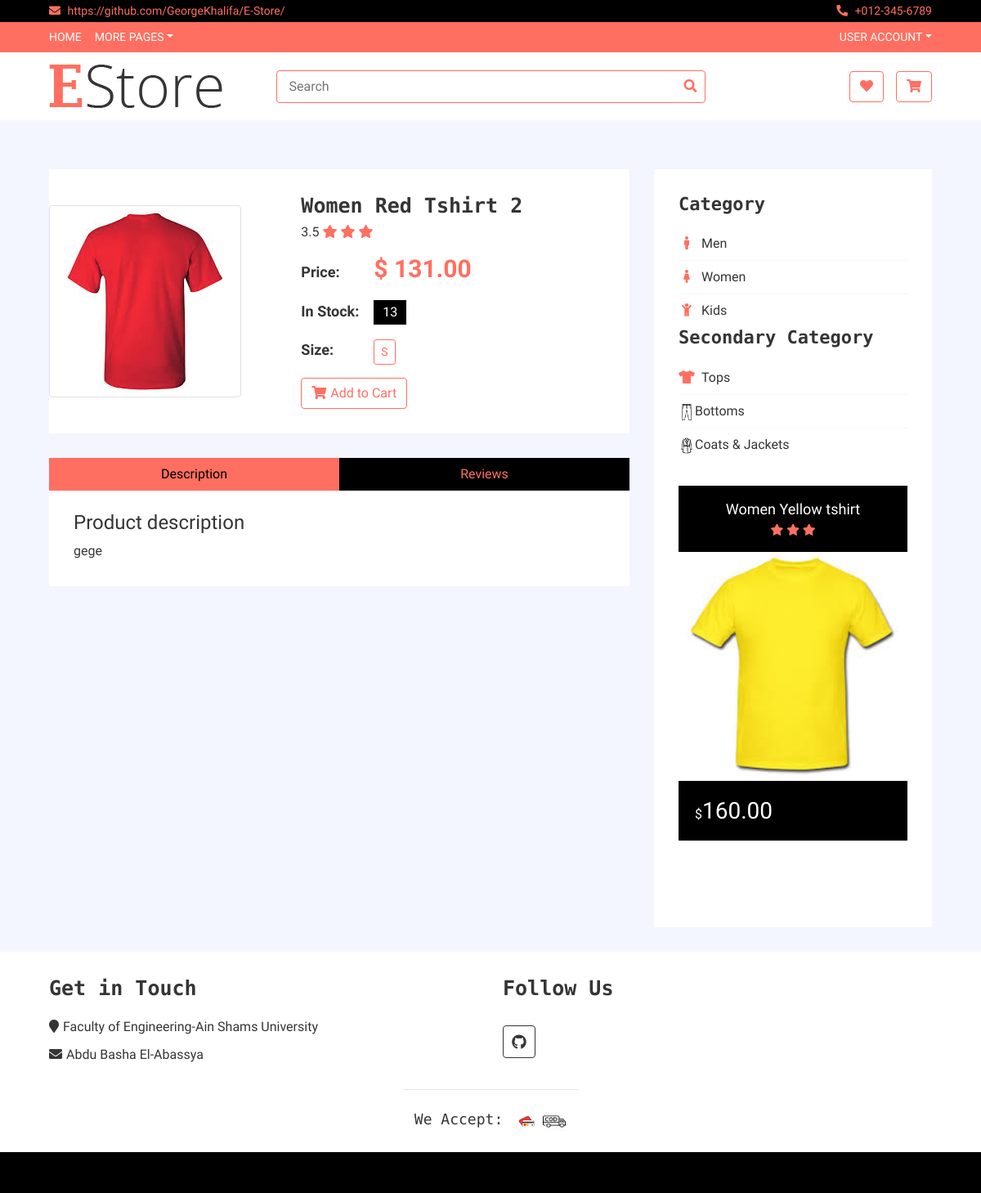
/App1/product_details/5/, run on the app's committed database.
### App1/models.py (models this page shows)
class Product(models.Model):
    id = models.AutoField(primary_key=True)
    seller = models.ForeignKey(to = User,on_delete = models.CASCADE)
    name=models.CharField(max_length=20,default='')
    in_stock = models.PositiveIntegerField()
    currency =  models.CharField(default='$',choices=currency_choices,max_length=20)
    size = models.CharField(default='S',choices=size_choices,max_length=20)
    price = models.DecimalField(max_length = 13, decimal_places = 2, max_digits = 10) #product_price
    picture = models.ImageField(upload_to = 'product_picture/', default = 'null.png')
    main_category= models.CharField(default='Men',choices=main_category_choices,max_length=20)
    secondary_category=  models.CharField(default='Top',choices=secondary_choices,max_length=20)
    details=models.CharField(default='',max_length=1999)
    views = models.ManyToManyField(User,related_name='view',default=None,blank=True)
    favourites =models.ManyToManyField(User,related_name='favourite',default=None,blank=True)
    def get_average_rating(self):
        review = ProductReview.objects.filter(product = self)
        average = sum(int(rev.get_rating()) for rev in review)
        count = self.reviews.count()
        if count > 0:
            return round(average/count, 1)
        else:
            return 0

class ProductReview(models.Model):
    product = models.ForeignKey(Product, related_name='reviews', on_delete = models.CASCADE)
    user = models.ForeignKey(User, related_name='reviews', on_delete = models.CASCADE)
    review_content = models.TextField(blank = True, null = True)
    rating = models.IntegerField()
    date = models.DateTimeField(auto_now_add=True)
    def get_rating (self):
        return self.rating

### App1/views.py (the view)
# urls.py: url(r'^product_details/(?P<id>\w+)/$', views.product_details, name='product_details'),
def product_details(request, id):
    result = C.product_details_c(request, id)
    return result

### App1/context_processors.py (called while the page is built)
def add_variable_to_context(request):
    if(request.user.is_authenticated and not request.user.is_superuser):
        actual_user = UserInfo.objects.filter(user = request.user)[0]
        firstname = request.user.first_name
        lastname = request.user.last_name
        if actual_user.BuyerOrSeller == 'seller':
            sellerflag = True
        else:
            sellerflag = False
    else:
        sellerflag = False
        firstname = ""
        lastname = ""
    return {
        'sellerflag': sellerflag, 'firstname': firstname, 'lastname': lastname
    }

### templates/App1/product_details.html (shortened to what this page needs)
{% extends 'App1/base.html'%}
{%load static %}
{% block body_block %}
<div class="product-detail">
            <div class="container-fluid">
                <div class="row">
                    <div class="col-lg-8">
                        <div class="product-detail-top">
                            <div class="row align-items-center">
                                <div class="col-md-5">
                                     <img src="{{ current_product.picture.url }}"class="img-thumbnail">
                                              </div>
                                <div class="col-md-7">
                                    <div class="product-content">
                                        <div class="title"><h2>{{current_product.name}}</h2></div>
                                        <div class="ratting">
                                            {{current_product.get_average_rating}}
                                            {%for i in number_of_stars %}
                                            <i class="fa fa-star"></i>
                                             {% endfor %}
                                        </div>
                                        <div class="price">
                                            <h4>Price:</h4>
                                            <p>{{current_product.currency}} {{current_product.price}}</p>
                                        </div>
                                        <div class="quantity">
                                            <h4>In Stock:</h4>
                                            <div class="qty">
                                                <input type="text" value={{current_product.in_stock}}>
                                            </div>
                                        </div>
                                        <div class="p-size">
                                            <h4>Size:</h4>
                                             <div class="btn-group btn-group-sm">
                                                <button type="button" class="btn">{{current_product.size}}</button>
                                            </div>
                                        </div>
                                        <div class="action">
                                            <a class="btn" href="{%url "App1:update_cart" current_product.id %}"><i class="fa fa-shopping-cart"></i>Add to Cart</a>
                                        </div>
                                    </div>
                                </div>
                            </div>
                        </div>
                        <div class="row product-detail-bottom">
                            <div class="col-lg-12">
                                <ul class="nav nav-pills nav-justified">
                                    <li class="nav-item">
                                        <a class="nav-link active" data-toggle="pill" href="#description">Description</a>
                                    </li>
                                    <li class="nav-item">
                                        <a class="nav-link" data-toggle="pill" href="#reviews">Reviews</a>
                                    </li>
                                </ul>
                                <div class="tab-content">
                                    <div id="description" class="container tab-pane active">
                                        <h4>Product description</h4>
                                        <p>
                                            {{current_product.details}}
                                        </p>
                                    </div>
                            </div>
                        </div>
            </div>
            </div>
                    <div class="col-lg-4 sidebar">
                        <div class="sidebar-widget category">
                            <h2 class="title">Category</h2>
                            <nav class="navbar bg-light">
                                <ul class="navbar-nav">
                                    <li class="nav-item">
                                        <a class="nav-link" href="{% url 'App1:index_category'%}"><i class="fa fa-male"></i>Men</a>
                                    </li>
                                    <li class="nav-item">
                                        <a class="nav-link" href="{% url 'App1:index_category1'%}"><i class="fa fa-female"></i>Women</a>
                                    </li>
                                    <li class="nav-item">
                                        <a class="nav-link" href="{% url 'App1:index_category2'%}"><i class="fa fa-child"></i>Kids</a>
                                    </li>
                                </ul>
                            </nav>
                            <h2 class="title">Secondary Category</h2>
                            <nav class="navbar bg-light">
                                <ul class="navbar-nav">
                                    <li class="nav-item">
                                        <a class="nav-link" href="{% url 'App1:index_category3'%}"><i class="fas fa-tshirt"></i>Tops</a>
                                    </li>
                                    <li class="nav-item">
                                        <a class="nav-link" href="{% url 'App1:index_category4'%}"> <img src={% static 'img/trousers.png' %} alt="trousers" height=20px width=20px></i>Bottoms</a>
                                    </li>
                                    <li class="nav-item">
                                        <a class="nav-link" href="{% url 'App1:index_category5'%}"><img src={% static 'img/coat.png' %} alt="Jacket" height=20px width=20px></i>Coats & Jackets</a>
                                    </li>
                                </ul>
                            </nav>
                        </div>
                         <div class="sidebar-widget widget-slider">
                            <div class="sidebar-slider normal-slider">
                             {% if products%}
                             {% for product in products %}
                                <div class="product-item">
                                    <div class="product-title">
                                        <a href="{%url 'App1:product_details' product.id%}" >{{product.name}}</a>
                                        <div class="ratting">
                                          {% with ''|center:product.get_average_rating as range %}
                                        {% for _ in range %}
                                         <i class="fa fa-star"></i>
                                         {% endfor %}
                                         {% endwith %}
                                        </div>
                                    </div>
                                    <div class="product-image">
                                        <ahref="{%url 'App1:product_details' product.id%}">
                                            <img src="{{product.picture.url}}" alt="Product Image">
                                    </div>
                                    <div class="product-price">
                                        <h3><span>{{product.currency}}</span>{{product.price}}</h3>
                                    </div>
                                </div>
                                {% endfor %}
                                 {% endif %}
                            </div>
                        </div>
                    </div>
                </div>
            </div>
        </div>
{% endblock %}

### static/css/style.css (style rules this page uses)
body { color: #353535; font-family: 'Open Sans', sans-serif; font-weight: 400; background: #f3f6ff; }
a { color: #FF6F61; }
h2 { font-family: 'Source Code Pro', monospace; font-weight: 700; }
@media (min-width: 992px) { .container-fluid { padding-right: 60px; padding-left: 60px; } }
.btn { color: #FF6F61; background: #ffffff; border: 1px solid #FF6F61; }
.nav { position: relative; }
@media (min-width: 768px) { .nav, .nav .navbar { background: #FF6F61 !important; } }
.category { position: relative; padding: 0 15px; margin-bottom: 30px; }
.product-item { position: relative; }
.product-item .product-title { padding: 15px; text-align: center; background: #000000; transition: all .3s; }
.product-item .product-title a, .product-item .product-title .ratting { position: relative; width: 100%; }
.product-item .product-title a { margin-bottom: 5px; color: #ffffff; font-size: 18px; }
.product-item .product-title .ratting i { font-size: 14px; color: #FF6F61; }
.product-item .product-image { position: relative; overflow: hidden; }
.product-item .product-image img { width: 100%; transition: all .3s; }
.product-item .product-price { padding: 20px; background: #000000; transition: all .3s; }
.product-item .product-price h3 { display: inline-block; color: #ffffff; margin: 0; }
.product-item .product-price h3 span { font-size: 16px; }
.product-detail { position: relative; width: 100%; padding: 30px 0; }
.product-detail .product-detail-top, .product-detail .product-detail-bottom { margin-bottom: 30px; }
.product-detail .product-detail-top { padding: 0; background: #ffffff; }
.product-detail .product-content, .product-detail .product-content .title, .product-detail .product-content .ratting, .product-detail .product-content .price, .product-detail .product-content .details, .product-detail .product-content .quantity, .product-detail .product-content .action { position: relative; width: 100%; }
.product-detail .product-content { padding: 30px; }
@media (min-width: 768px) { .product-detail .product-content { padding-left: 0; } }
.product-detail .product-content .title h2 { font-size: 25px; margin-bottom: 5px; }
.product-detail .product-content .ratting { margin-bottom: 10px; }
.product-detail .product-content .ratting i { color: #FF6F61; font-size: 16px; }
.product-detail .product-content .price, .product-detail .product-content .quantity, .product-detail .product-content .p-size, .product-detail .product-content .p-color { margin-bottom: 15px; }
.product-detail .product-content .price h4, .product-detail .product-content .quantity h4, .product-detail .product-content .p-size h4, .product-detail .product-content .p-color h4 { display: inline-block; width: 80px; font-size: 18px; font-weight: 700; margin-right: 5px; }
.product-detail .product-content .price p { display: inline-block; color: #FF6F61; font-size: 30px; font-weight: 700; margin: 0; }
.product-detail .product-content .quantity .qty { display: inline-block; font-size: 0; }
.product-detail .product-content .quantity input { width: 40px; height: 30px; color: #ffffff; font-size: 16px; text-align: center; background: #000000; border: none; }
.product-detail .product-content .action a:first-child { margin-right: 11px; }
.product-detail .product-content .action a i { margin-right: 5px; }
.product-detail .nav.nav-pills .nav-link { color: #FF6F61; background: #000000; border-radius: 0; transition: all .3s; }
.product-detail .nav.nav-pills .nav-link:hover, .product-detail .nav.nav-pills .nav-link.active { color: #000000; background: #FF6F61; }
.product-detail .tab-content { background: #ffffff; padding: 25px 15px 15px 15px; }
.sidebar-widget { padding: 30px; background: #ffffff; }
.sidebar-widget:not(:first-child) { padding-top: 0; }
.sidebar-widget .title { position: relative; font-size: 22px; text-transform: capitalize; margin-bottom: 15px; }
.sidebar-widget.category { margin: 0; }
.sidebar-widget.category .navbar { padding: 0; overflow: hidden; background: #ffffff !important; }
.sidebar-widget.category .navbar-nav { width: 100%; }
.sidebar-widget.category .navbar li { border-bottom: 1px solid #f3f6ff; }
.sidebar-widget.category .navbar li:last-child { border-bottom: none; }
.sidebar-widget.category .navbar a { color: #353535; }
.sidebar-widget.category .navbar i { color: #FF6F61; width: 20px; text-align: center; margin-right: 8px; }
.sidebar-widget.widget-slider { position: relative; }

### data on the page
Product: picture (picture), name "Women Red Tshirt 2", get_average_rating "3.5", currency "$", price "131.00", in_stock "13", size "S", details "gege"
Product: name "Women Yellow tshirt", picture (picture), currency "$", price "160.00"
